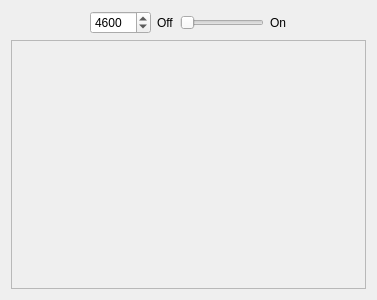
<?xml version="1.0" encoding="UTF-8"?>
<ui version="4.0">
 <class>ChatServerView</class>
 <widget class="QWidget" name="ChatServerView">
  <property name="geometry">
   <rect>
    <x>0</x>
    <y>0</y>
    <width>377</width>
    <height>300</height>
   </rect>
  </property>
  <property name="windowTitle">
   <string>Form</string>
  </property>
  <layout class="QGridLayout" name="gridLayout">
   <item row="0" column="0">
    <spacer name="horizontalSpacer">
     <property name="orientation">
      <enum>Qt::Horizontal</enum>
     </property>
     <property name="sizeHint" stdset="0">
      <size>
       <width>77</width>
       <height>20</height>
      </size>
     </property>
    </spacer>
   </item>
   <item row="0" column="1">
    <widget class="QSpinBox" name="portEdit">
     <property name="sizePolicy">
      <sizepolicy hsizetype="Preferred" vsizetype="Fixed">
       <horstretch>0</horstretch>
       <verstretch>0</verstretch>
      </sizepolicy>
     </property>
     <property name="maximum">
      <number>99999</number>
     </property>
     <property name="value">
      <number>4600</number>
     </property>
    </widget>
   </item>
   <item row="0" column="2">
    <widget class="QLabel" name="offLabel">
     <property name="text">
      <string>Off</string>
     </property>
    </widget>
   </item>
   <item row="0" column="3">
    <widget class="QSlider" name="tumbler">
     <property name="sizePolicy">
      <sizepolicy hsizetype="Fixed" vsizetype="Fixed">
       <horstretch>0</horstretch>
       <verstretch>0</verstretch>
      </sizepolicy>
     </property>
     <property name="minimumSize">
      <size>
       <width>0</width>
       <height>0</height>
      </size>
     </property>
     <property name="maximum">
      <number>1</number>
     </property>
     <property name="pageStep">
      <number>1</number>
     </property>
     <property name="orientation">
      <enum>Qt::Horizontal</enum>
     </property>
    </widget>
   </item>
   <item row="0" column="4">
    <widget class="QLabel" name="onLabel">
     <property name="text">
      <string>On</string>
     </property>
    </widget>
   </item>
   <item row="0" column="5">
    <spacer name="horizontalSpacer_2">
     <property name="orientation">
      <enum>Qt::Horizontal</enum>
     </property>
     <property name="sizeHint" stdset="0">
      <size>
       <width>77</width>
       <height>20</height>
      </size>
     </property>
    </spacer>
   </item>
   <item row="1" column="0" colspan="6">
    <widget class="QTextEdit" name="logEdit">
     <property name="enabled">
      <bool>false</bool>
     </property>
    </widget>
   </item>
  </layout>
 </widget>
 <resources/>
 <connections/>
</ui>
